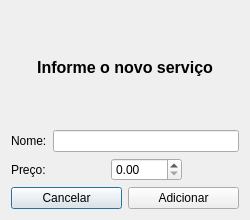
<?xml version="1.0" encoding="UTF-8"?>
<ui version="4.0">
 <class>cadastroServ</class>
 <widget class="QDialog" name="cadastroServ">
  <property name="geometry">
   <rect>
    <x>0</x>
    <y>0</y>
    <width>250</width>
    <height>220</height>
   </rect>
  </property>
  <property name="windowTitle">
   <string>Dialog</string>
  </property>
  <layout class="QVBoxLayout" name="verticalLayout">
   <item>
    <widget class="QLabel" name="label_3">
     <property name="text">
      <string>&lt;html&gt;&lt;head/&gt;&lt;body&gt;&lt;p align=&quot;center&quot;&gt;&lt;span style=&quot; font-size:12pt; font-weight:600; color:#000000;&quot;&gt;Informe o novo serviço&lt;/span&gt;&lt;/p&gt;&lt;/body&gt;&lt;/html&gt;</string>
     </property>
    </widget>
   </item>
   <item>
    <layout class="QGridLayout" name="gridLayout">
     <item row="1" column="0">
      <widget class="QLabel" name="label_2">
       <property name="text">
        <string>Preço:</string>
       </property>
      </widget>
     </item>
     <item row="0" column="0">
      <widget class="QLabel" name="label">
       <property name="text">
        <string>Nome:</string>
       </property>
      </widget>
     </item>
     <item row="0" column="1">
      <widget class="QLineEdit" name="lEditNome"/>
     </item>
     <item row="1" column="1">
      <layout class="QHBoxLayout" name="horizontalLayout_2">
       <item>
        <spacer name="horizontalSpacer">
         <property name="orientation">
          <enum>Qt::Horizontal</enum>
         </property>
         <property name="sizeHint" stdset="0">
          <size>
           <width>40</width>
           <height>20</height>
          </size>
         </property>
        </spacer>
       </item>
       <item>
        <widget class="QDoubleSpinBox" name="sBoxPreco">
         <property name="decimals">
          <number>2</number>
         </property>
         <property name="maximum">
          <double>9999.989999999999782</double>
         </property>
        </widget>
       </item>
       <item>
        <spacer name="horizontalSpacer_2">
         <property name="orientation">
          <enum>Qt::Horizontal</enum>
         </property>
         <property name="sizeHint" stdset="0">
          <size>
           <width>40</width>
           <height>20</height>
          </size>
         </property>
        </spacer>
       </item>
      </layout>
     </item>
    </layout>
   </item>
   <item>
    <layout class="QHBoxLayout" name="horizontalLayout">
     <item>
      <widget class="QPushButton" name="pushButton_4">
       <property name="text">
        <string>Cancelar</string>
       </property>
      </widget>
     </item>
     <item>
      <widget class="QPushButton" name="butAdd">
       <property name="text">
        <string>Adicionar</string>
       </property>
      </widget>
     </item>
    </layout>
   </item>
  </layout>
 </widget>
 <resources/>
 <connections>
  <connection>
   <sender>pushButton_4</sender>
   <signal>clicked()</signal>
   <receiver>cadastroServ</receiver>
   <slot>reject()</slot>
   <hints>
    <hint type="sourcelabel">
     <x>140</x>
     <y>209</y>
    </hint>
    <hint type="destinationlabel">
     <x>87</x>
     <y>226</y>
    </hint>
   </hints>
  </connection>
 </connections>
</ui>
